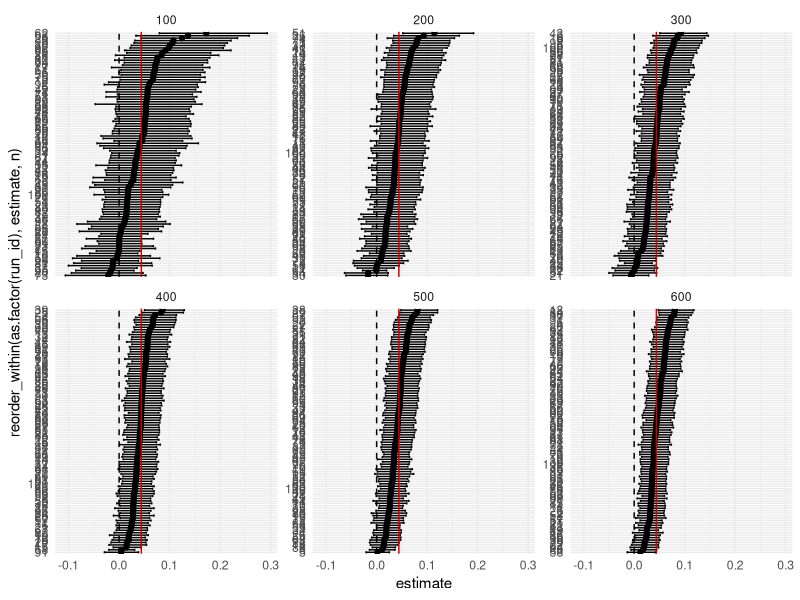
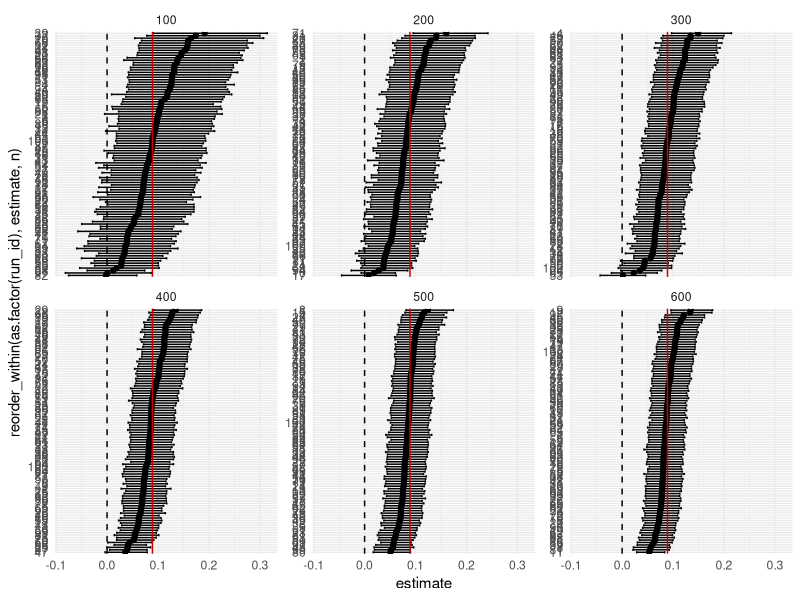

The R source for these figures, in order:
## ---- chunk 1
library(tidyverse)
library(tidytext)

df <- read_csv("combined_sim_res.csv")

df_clean <- df %>% 
  mutate(divergent_transitions = str_extract(warnings, "There were (\\d+)",
                                             group = TRUE) %>% as.numeric(),
         ESS_issue = str_detect(warnings, "ESS"),
         r_hat_issue = str_detect(warnings, "R-hat")) %>% 
  replace_na(list(divergent_transitions = 0, ESS_issue = FALSE,
                  r_hat_issue = FALSE)) %>% 
  filter(term == "intervention")

true_eff_small <- .044
true_eff_large <- .089
## ---- chunk 2
n_warnings <- df_clean %>% 
  filter(!is.na(warnings)) %>% 
  nrow()

stopifnot(identical(n_warnings, 0L))
## ---- chunk 3
pdata <- df_clean %>% 
  filter(round(true_effect, 1) == 0, n %in% seq(100, 600, by = 100))

pdata %>% 
  ggplot(aes(x = estimate, 
             y = reorder_within(as.factor(run_id), estimate, n))) +
  geom_errorbar(aes(xmin = conf.low, xmax = conf.high)) +
  geom_point() +
  geom_vline(xintercept = true_eff_small, colour = "red3") +
  geom_vline(xintercept = 0, linetype = 2) +
  scale_y_reordered() +
  theme_minimal() +
  facet_wrap(vars(n), scales = "free_y")
## ---- chunk 4
# check for bias and power
df_clean %>% 
  filter(round(true_effect, 1) == 0) %>% 
  group_by(n) %>% 
  summarise(med_eff = median(estimate),
            power = sum(conf.low > 0) / 100,
            median_interval_width = median(conf.high - conf.low)) %>% 
  knitr::kable()
## ---- chunk 5
pdata <- df_clean %>% 
  filter(round(true_effect, 1) == 0.1, n %in% seq(100, 600, by = 100))

pdata %>% 
  ggplot(aes(x = estimate, 
             y = reorder_within(as.factor(run_id), estimate, n))) +
  geom_errorbar(aes(xmin = conf.low, xmax = conf.high)) +
  geom_point() +
  geom_vline(xintercept = true_eff_large, colour = "red3") +
  geom_vline(xintercept = 0, linetype = 2) +
  scale_y_reordered() +
  theme_minimal() +
  facet_wrap(vars(n), scales = "free_y")
## ---- chunk 6
# check for bias and power
df_clean %>% 
  filter(round(true_effect, 1) == .1) %>% 
  group_by(n) %>% 
  summarise(med_eff = median(estimate),
            power = sum(conf.low > 0) / 100,
            median_interval_width = median(conf.high - conf.low)) %>% 
  knitr::kable()
